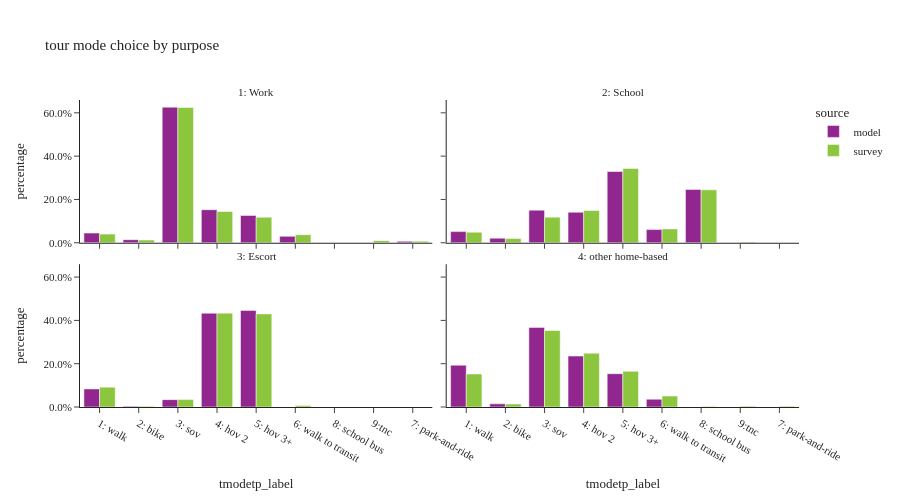

Here is the notebook cell this chart was saved with:
### Code cell
# plot mode choice by purpose
all_tour = df_tour.filter(pl.col('parent') == 0)
plot_mode_choice(all_tour,'pdpurp_label', "tour mode choice by purpose")

### Figure 1 — Plotly figure (JSON) as saved in the notebook; plotly's stock layout.template omitted (floating-point values rounded to 4 significant figures)
{"data": [{"alignmentgroup": "True", "customdata": [[22905], [10228], [71406], [47113], [244114], [35], [201503], [1001257]], "hovertemplate": "source=model<br>pdpurp_label=1: Work<br>tmodetp_label=%{x}<br>percentage=%{y}<br>sample_count=%{customdata[0]}<extra></extra>", "legendgroup": "model", "marker": {"color": "#91268F", "pattern": {"shape": ""}}, "name": "model", "offsetgroup": "model", "orientation": "v", "showlegend": true, "textposition": "auto", "type": "bar", "x": ["2: bike", "7: park-and-ride", "1: walk", "6: walk to transit", "4: hov 2", null, "5: hov 3+", "3: sov"], "xaxis": "x3", "y": [0.01433, 0.006398, 0.04467, 0.02947, 0.1527, 2.189e-05, 0.1261, 0.6263], "yaxis": "y3"}, {"alignmentgroup": "True", "customdata": [[84752], [31045], [36578], [90517], [12707], [147968], [5], [197916]], "hovertemplate": "source=model<br>pdpurp_label=2: School<br>tmodetp_label=%{x}<br>percentage=%{y}<br>sample_count=%{customdata[0]}<extra></extra>", "legendgroup": "model", "marker": {"color": "#91268F", "pattern": {"shape": ""}}, "name": "model", "offsetgroup": "model", "orientation": "v", "showlegend": false, "textposition": "auto", "type": "bar", "x": ["4: hov 2", "1: walk", "6: walk to transit", "3: sov", "2: bike", "8: school bus", null, "5: hov 3+"], "xaxis": "x4", "y": [0.1409, 0.05161, 0.06081, 0.1505, 0.02113, 0.246, 8.313e-06, 0.329], "yaxis": "y4"}, {"alignmentgroup": "True", "customdata": [[269335], [277368], [16], [52006], [21145], [1968]], "hovertemplate": "source=model<br>pdpurp_label=3: Escort<br>tmodetp_label=%{x}<br>percentage=%{y}<br>sample_count=%{customdata[0]}<extra></extra>", "legendgroup": "model", "marker": {"color": "#91268F", "pattern": {"shape": ""}}, "name": "model", "offsetgroup": "model", "orientation": "v", "showlegend": false, "textposition": "auto", "type": "bar", "x": ["4: hov 2", "5: hov 3+", null, "1: walk", "3: sov", "2: bike"], "xaxis": "x", "y": [0.4331, 0.446, 2.573e-05, 0.08363, 0.034, 0.003165], "yaxis": "y"}, {"alignmentgroup": "True", "customdata": [[84], [1049131], [41557], [550656], [671109], [438626], [102133]], "hovertemplate": "source=model<br>pdpurp_label=4: other home-based<br>tmodetp_label=%{x}<br>percentage=%{y}<br>sample_count=%{customdata[0]}<extra></extra>", "legendgroup": "model", "marker": {"color": "#91268F", "pattern": {"shape": ""}}, "name": "model", "offsetgroup": "model", "orientation": "v", "showlegend": false, "textposition": "auto", "type": "bar", "x": [null, "3: sov", "2: bike", "1: walk", "4: hov 2", "5: hov 3+", "6: walk to transit"], "xaxis": "x2", "y": [2.944e-05, 0.3677, 0.01456, 0.193, 0.2352, 0.1537, 0.03579], "yaxis": "y2"}, {"alignmentgroup": "True", "customdata": [[254], [366], [241], [108], [1405], [136], [23], [15], [28]], "hovertemplate": "source=survey<br>pdpurp_label=1: Work<br>tmodetp_label=%{x}<br>percentage=%{y}<br>sample_count=%{customdata[0]}<extra></extra>", "legendgroup": "survey", "marker": {"color": "#8CC63E", "pattern": {"shape": ""}}, "name": "survey", "offsetgroup": "survey", "orientation": "v", "showlegend": true, "textposition": "auto", "type": "bar", "x": ["4: hov 2", "6: walk to transit", "1: walk", "5: hov 3+", "3: sov", "2: bike", "9:tnc", null, "7: park-and-ride"], "xaxis": "x3", "y": [0.1445, 0.0372, 0.0399, 0.1179, 0.6247, 0.01269, 0.009714, 0.0064, 0.007049], "yaxis": "y3"}, {"alignmentgroup": "True", "customdata": [[22], [159], [189], [93], [4], [61], [76], [3], [47]], "hovertemplate": "source=survey<br>pdpurp_label=2: School<br>tmodetp_label=%{x}<br>percentage=%{y}<br>sample_count=%{customdata[0]}<extra></extra>", "legendgroup": "survey", "marker": {"color": "#8CC63E", "pattern": {"shape": ""}}, "name": "survey", "offsetgroup": "survey", "orientation": "v", "showlegend": false, "textposition": "auto", "type": "bar", "x": ["2: bike", "8: school bus", "5: hov 3+", "4: hov 2", "9:tnc", "6: walk to transit", "1: walk", null, "3: sov"], "xaxis": "x4", "y": [0.01933, 0.2444, 0.3432, 0.149, 0.00329, 0.06381, 0.04906, 0.009809, 0.1181], "yaxis": "y4"}, {"alignmentgroup": "True", "customdata": [[252], [1], [102], [3], [342], [45], [3], [15], [11]], "hovertemplate": "source=survey<br>pdpurp_label=3: Escort<br>tmodetp_label=%{x}<br>percentage=%{y}<br>sample_count=%{customdata[0]}<extra></extra>", "legendgroup": "survey", "marker": {"color": "#8CC63E", "pattern": {"shape": ""}}, "name": "survey", "offsetgroup": "survey", "orientation": "v", "showlegend": false, "textposition": "auto", "type": "bar", "x": ["5: hov 3+", "9:tnc", "1: walk", "8: school bus", "4: hov 2", "3: sov", null, "2: bike", "6: walk to transit"], "xaxis": "x", "y": [0.43, 1.057e-05, 0.09166, 0.0003998, 0.4335, 0.0343, 0.0004713, 0.003116, 0.006584], "yaxis": "y"}, {"alignmentgroup": "True", "customdata": [[655], [156], [7], [1241], [34], [1717], [2088], [28], [22], [330]], "hovertemplate": "source=survey<br>pdpurp_label=4: other home-based<br>tmodetp_label=%{x}<br>percentage=%{y}<br>sample_count=%{customdata[0]}<extra></extra>", "legendgroup": "survey", "marker": {"color": "#8CC63E", "pattern": {"shape": ""}}, "name": "survey", "offsetgroup": "survey", "orientation": "v", "showlegend": false, "textposition": "auto", "type": "bar", "x": ["5: hov 3+", "2: bike", "8: school bus", "4: hov 2", "9:tnc", "1: walk", "3: sov", null, "7: park-and-ride", "6: walk to transit"], "xaxis": "x2", "y": [0.1649, 0.01372, 0.002599, 0.2484, 0.003658, 0.1526, 0.3533, 0.006728, 0.003543, 0.05056], "yaxis": "y2"}], "layout": {"annotations": [{"font": {}, "showarrow": false, "text": "3: Escort", "x": 0.245, "xanchor": "center", "xref": "paper", "y": 0.465, "yanchor": "bottom", "yref": "paper"}, {"font": {}, "showarrow": false, "text": "4: other home-based", "x": 0.755, "xanchor": "center", "xref": "paper", "y": 0.465, "yanchor": "bottom", "yref": "paper"}, {"font": {}, "showarrow": false, "text": "1: Work", "x": 0.245, "xanchor": "center", "xref": "paper", "y": 1.0, "yanchor": "bottom", "yref": "paper"}, {"font": {}, "showarrow": false, "text": "2: School", "x": 0.755, "xanchor": "center", "xref": "paper", "y": 1.0, "yanchor": "bottom", "yref": "paper"}], "barmode": "group", "font": {"size": 11}, "height": 500, "legend": {"title": {"text": "source"}, "tracegroupgap": 0}, "title": {"text": "tour mode choice by purpose"}, "width": 900, "xaxis": {"anchor": "y", "categoryorder": "category ascending", "domain": [0.0, 0.49], "dtick": 1, "title": {"text": "tmodetp_label"}}, "xaxis2": {"anchor": "y2", "domain": [0.51, 1.0], "matches": "x", "title": {"text": "tmodetp_label"}}, "xaxis3": {"anchor": "y3", "domain": [0.0, 0.49], "matches": "x", "showticklabels": false}, "xaxis4": {"anchor": "y4", "domain": [0.51, 1.0], "matches": "x", "showticklabels": false}, "yaxis": {"anchor": "x", "domain": [0.0, 0.465], "tickformat": ".1%", "title": {"text": "percentage"}}, "yaxis2": {"anchor": "x2", "domain": [0.0, 0.465], "matches": "y", "showticklabels": false, "tickformat": ".1%"}, "yaxis3": {"anchor": "x3", "domain": [0.535, 1.0], "matches": "y", "tickformat": ".1%", "title": {"text": "percentage"}}, "yaxis4": {"anchor": "x4", "domain": [0.535, 1.0], "matches": "y", "showticklabels": false, "tickformat": ".1%"}}}
